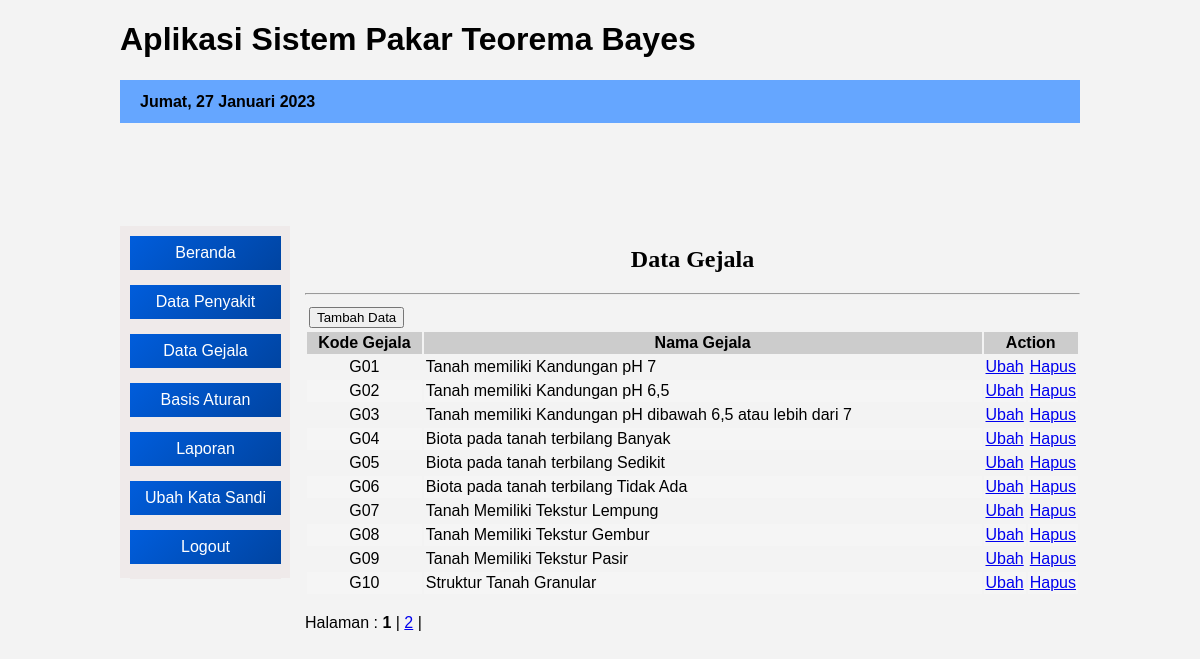
Screenshot of /admin/index.php?open=Gejala-Data (signed in) with the database file from the repository.
### tables this page shows
CREATE TABLE `tblgejala` (
  `kd_gejala` varchar(7) NOT NULL,
  `nm_gejala` varchar(80) NOT NULL
);

### admin/gejala_data.php (the view)
<?php
  include "../lib/koneksi.php";
  $batas = 10;
  $halaman = $_GET['halaman'];
  if (empty($halaman)) {
  	$posisi = 0;
  	$halaman = 1;
  }
  else {
  	$posisi = ($halaman-1) * $batas;
  }
 ?>
<center><h2>Data Gejala</h2></center><hr>
<?php
  $query = "select * from tblgejala order by kd_gejala asc limit $posisi,$batas ";
  $tampil = mysqli_query($konek,$query);
 ?>
<table border="0" cellpadding="2" width="100%">
  <tr>
      <form action="?open=Gejala-Add&status=tambah" target="_self" method="Post">
          <td colspan="2" rowspan="2"> <input type="submit" name="btntambah" value="Tambah Data" /></td>
      </form>
  </tr>
  <tr></tr>
  <tr bgcolor="#CCCCCC">
    <th width="15%"> Kode Gejala </th>
    <th> Nama Gejala </th>
    <th colspan="2" width="10%"> Action </th>
  </tr>
  <?php
   $no = $posisi+1;
   while ($data = mysqli_fetch_array($tampil)) {
   	if ($no%2==1) {$warna='';} else {$warna='#F5F5F5';}
   	echo "<tr bgcolor=$warna>
   	         <td align='center'>$data[kd_gejala]</td>
   	         <td>$data[nm_gejala]</td>
   	         <td align='center'><a href='?open=Gejala-Edit&kode=$data[kd_gejala]' target='_self' alt='Edit Data'>Ubah</a></td>
             <td align='center'><a href='?open=Gejala-Hapus&kode=$data[kd_gejala]' target='_self' alt='Delete Data'>Hapus</a></td>
          </tr>";
     $no++;
   }
   echo "</table>";
   $query2     = mysqli_query($konek, "select * from tblgejala order by kd_gejala asc");
   $jmldata    = mysqli_num_rows ($query2);
   $jmlhalaman = ceil($jmldata / $batas);
   echo "<br> Halaman : ";
   for ($a=1;$a<=$jmlhalaman;$a++)
   if ($a != $halaman) {
   	echo "<a href='?open=Gejala-Data&halaman=$a'>$a</a> | ";
   }
   else {
   	echo "<b>$a</b> | ";
   }
?>

### css/desig1.css (style rules this page uses)
* { font-family: Arial, tahoma, sans-serif; }
body { background-color: #f3f3f3; }
#isi h2 { font-family: tahoma, "Times New Roman", "Maiandra GD", sans-serif; }

### rows the page displays
tblgejala: kd_gejala "G01", nm_gejala "Tanah memiliki Kandungan pH 7"
tblgejala: kd_gejala "G02", nm_gejala "Tanah memiliki Kandungan pH 6,5"
tblgejala: kd_gejala "G03", nm_gejala "Tanah memiliki Kandungan pH dibawah 6,5 atau lebih dari 7"
tblgejala: kd_gejala "G04", nm_gejala "Biota pada tanah terbilang Banyak"
tblgejala: kd_gejala "G05", nm_gejala "Biota pada tanah terbilang Sedikit"
tblgejala: kd_gejala "G06", nm_gejala "Biota pada tanah terbilang Tidak Ada"
tblgejala: kd_gejala "G07", nm_gejala "Tanah Memiliki Tekstur Lempung"
tblgejala: kd_gejala "G08", nm_gejala "Tanah Memiliki Tekstur Gembur"
tblgejala: kd_gejala "G09", nm_gejala "Tanah Memiliki Tekstur Pasir"
tblgejala: kd_gejala "G10", nm_gejala "Struktur Tanah Granular"

### other values shown
$namabln "Jumat"
$tgl "27"
$namabulan "Januari"
$thn "2023"
